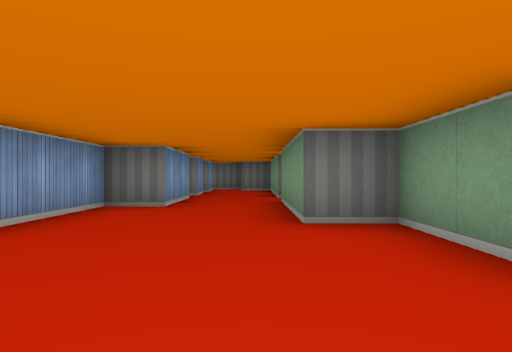
[1] (above)

13 first-person views from a walk through a cub3D level. The camera is about half as high as the walls, looks level and sees 75° across. The floor is counted in squares. Each view is taken from the middle of a square. On the plan, view 1 faces up. The plan holds only what a view shows up to about 9 squares ahead; the rest is blank. The place goes on beyond the plan.

[2]
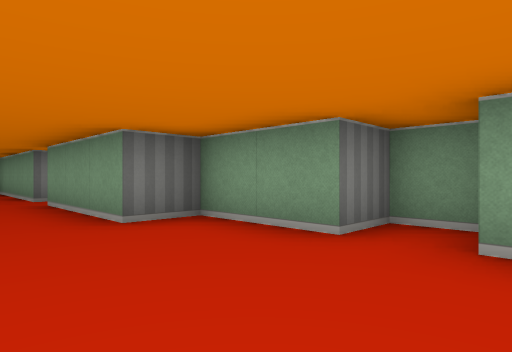

[3]
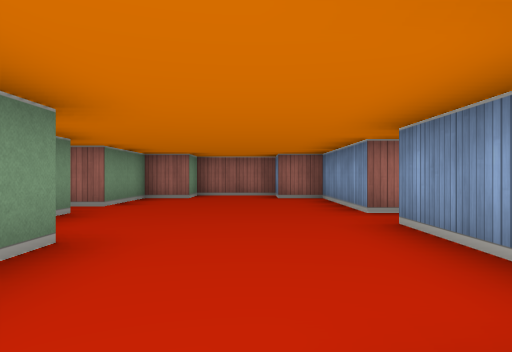

[4]
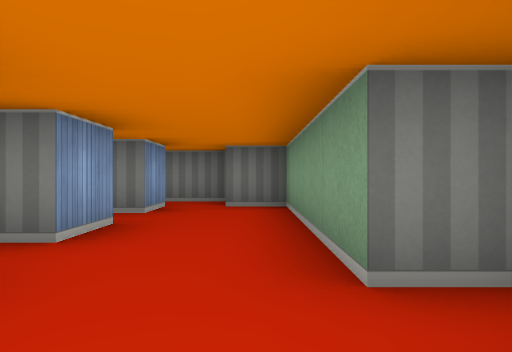

[5]
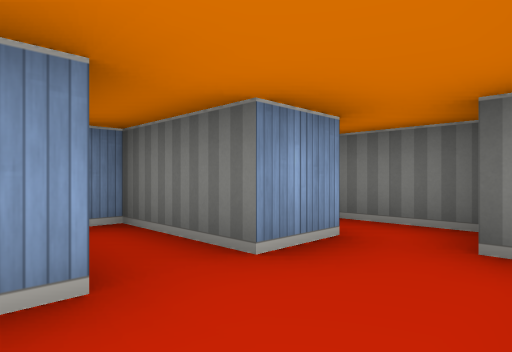

[6]
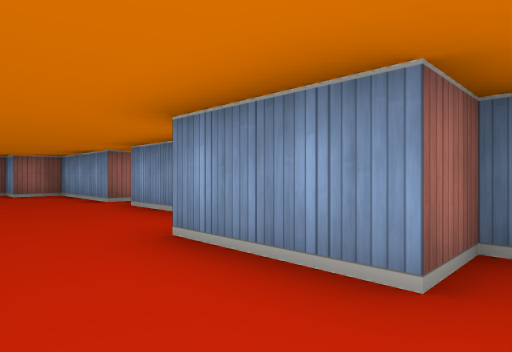

[7]
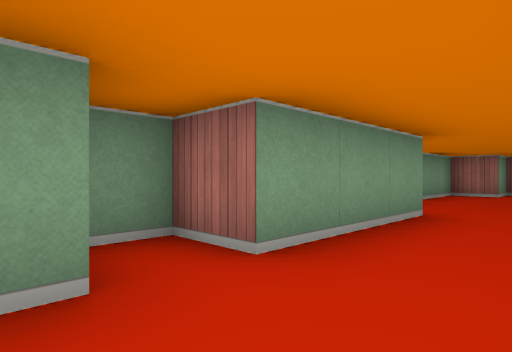

[8]
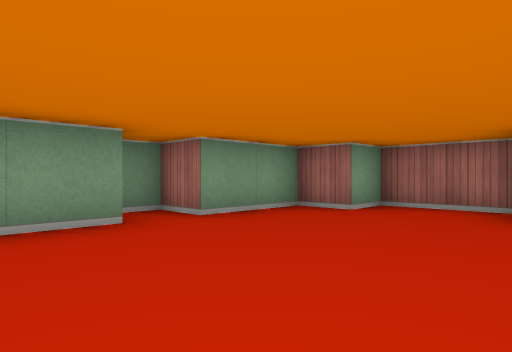

[9]
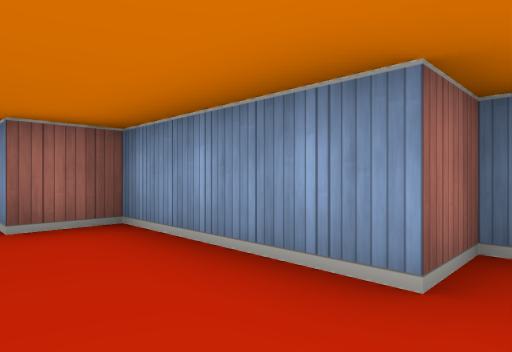

[10]
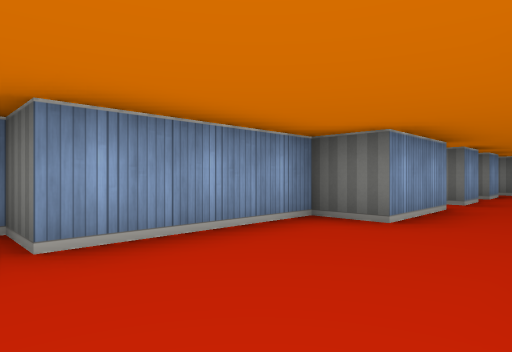

[11]
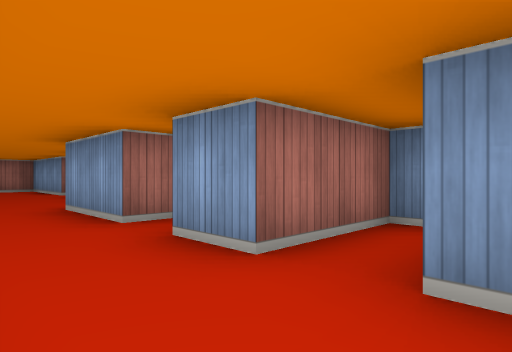

[12]
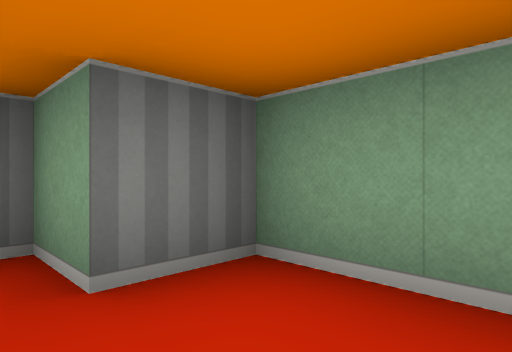

[13]
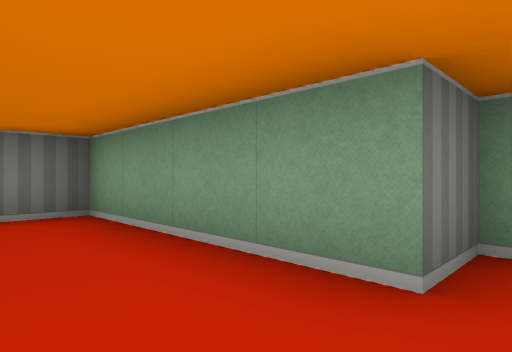

### Floor plan
Points are (right, up) in squares from view 1. A wall is a line through its corners. A room is listed if a view was taken in it or the views show most of it. See-through windows are left out.
Room 1 (views 1, 2, 3, 4, 5, 6, 7, 8, 9, 10, 11, 12, 13)
walls: (-2.5, 7.5) (-1.5, 7.5) (-1.5, 5.5) (-2.5, 5.5) (-2.5, 2.5) (-3.5, 2.5) (-3.5, 1.5) (-2.5, 1.5) (-2.5, -1.5) (-1.5, -1.5) (-1.5, -2.5) (0.5, -2.5) (0.5, -1.5) (1.5, -1.5) (1.5, 0.5) (2.5, 0.5) (2.5, 1.5) (1.5, 1.5) (1.5, 3.5) (0.5, 3.5) (0.5, 6.5) (1.5, 6.5) (1.5, 7.5) (0.5, 7.5) (0.5, 11.5) (-0.5, 11.5) (-0.5, 12.5) (-2.1, 12.5); (-1.5, 11.5) (-1.5, 10.5) (-3.5, 10.5) (-3.5, 9.5) (-1.5, 9.5) (-1.5, 8.5) (-2, 8.5)

Positions as (right, up) in squares from view 1, and headings:
1: (0, 0), facing up
2: (-1, 0), facing up-right
3: (-1, 6), facing down
4: (0, 6), facing up
5: (0, 9), facing up-left
6: (0, 8), facing down-left
7: (-1, 8), facing down-right
8: (-2, 3), facing down-right
9: (-1, 2), facing down-left
10: (0, 2), facing up-left
11: (0, 11), facing down-left
12: (-1, 10), facing up-right
13: (-1, 7), facing up-right
